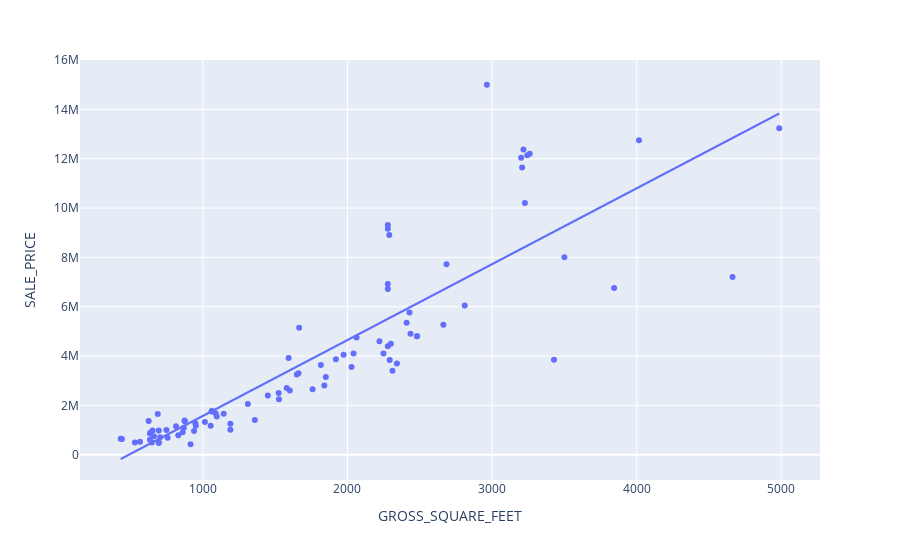

Notebook source saved alongside this figure:
### Code cell
# Now that you've removed outliers,
# Look again at a scatter plot with OLS (Ordinary Least Squares) trendline
# Add an OLS (Ordinary Least Squares) trendline,
# to see how the outliers influence the "line of best fit"
fig = px.scatter(tribeca_df, x="GROSS_SQUARE_FEET", y="SALE_PRICE", trendline="ols")
iplot(fig)
